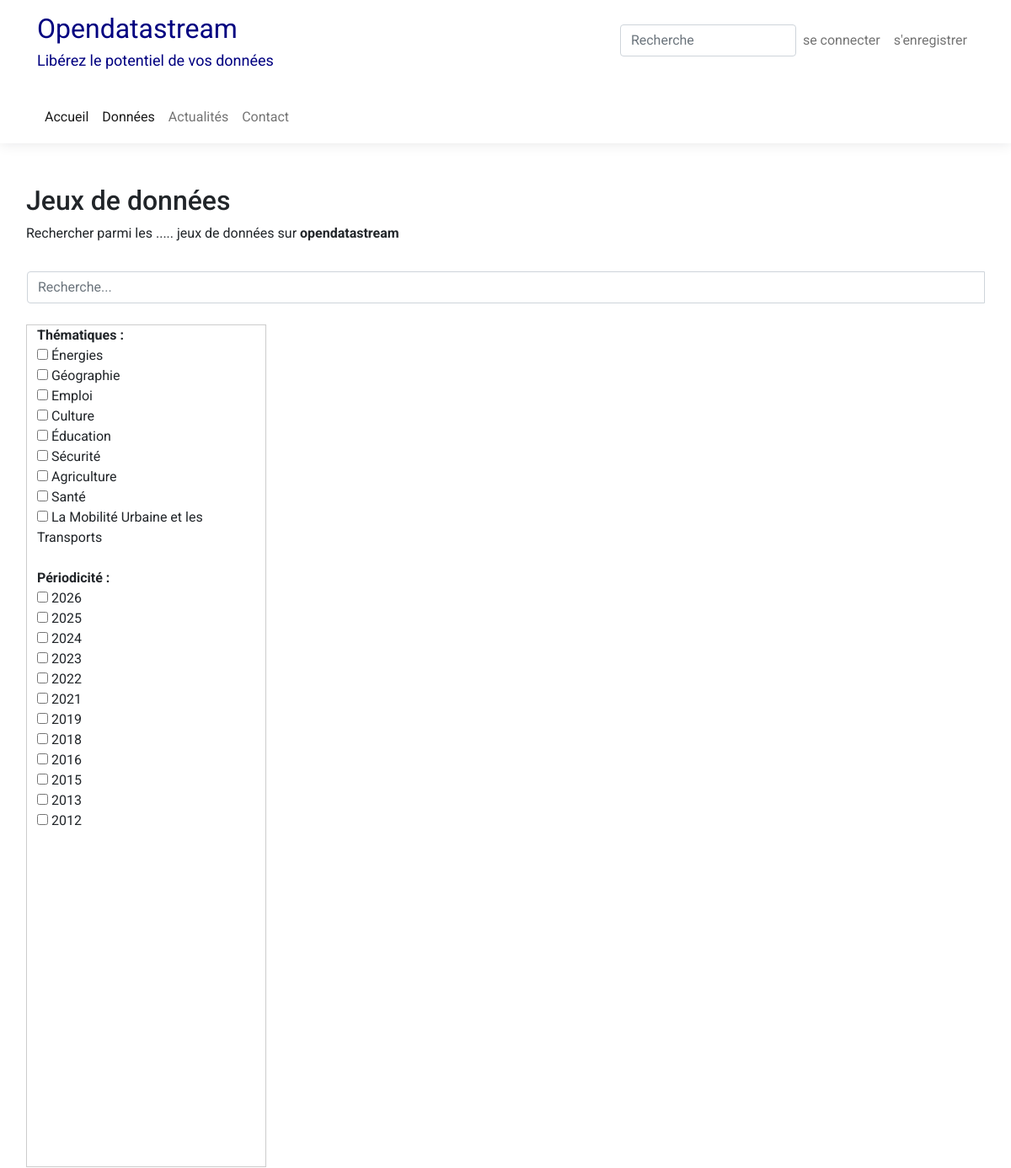
Before: /tables/ with the older database file.
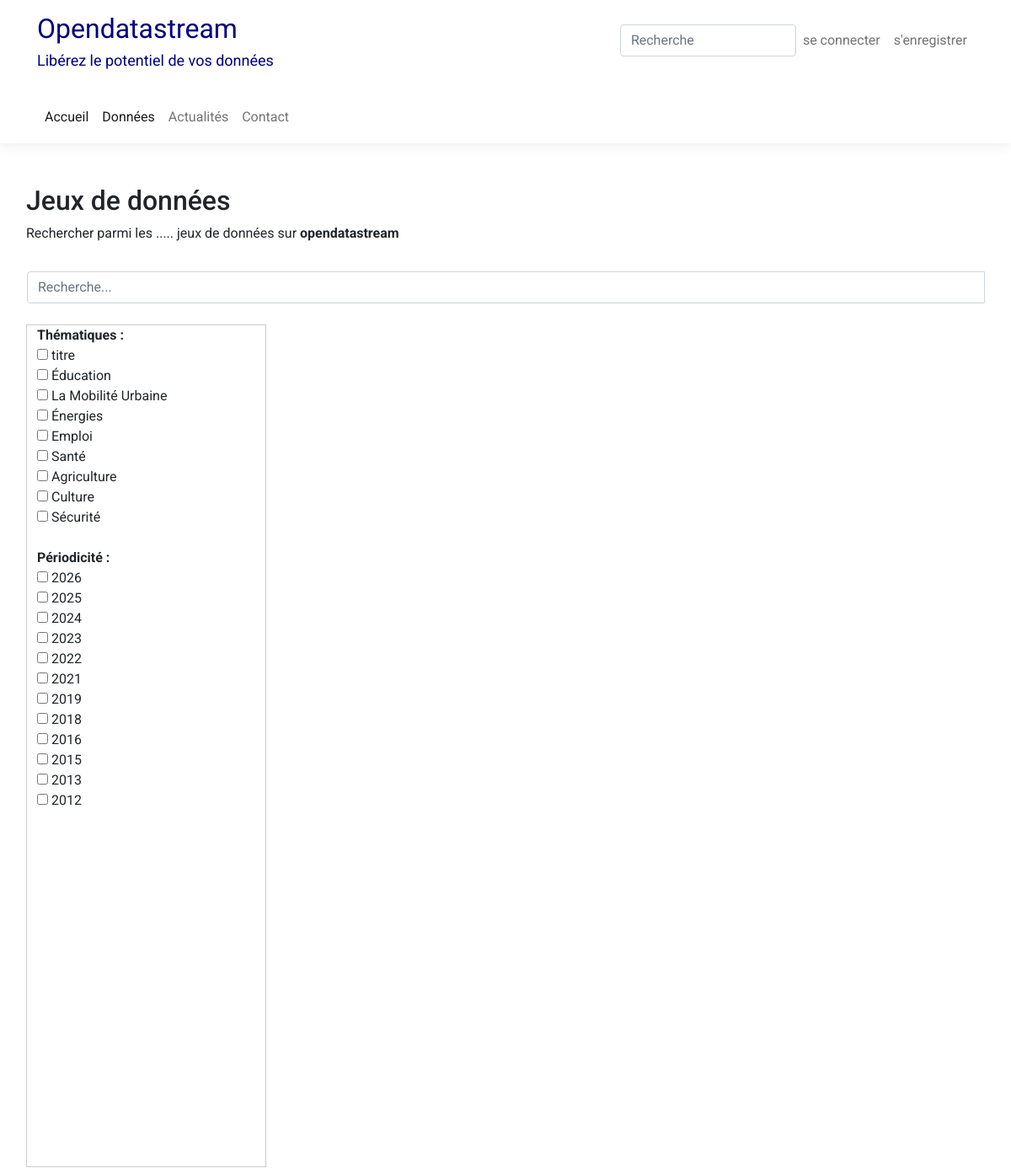
After: the same page with the newer database file.
### pages/models.py (models this page shows, shortened)
class Thematiques(models.Model):
    titre = models.CharField(max_length=200)
    description=models.TextField(blank=True)
    slug = models.SlugField(unique=True, blank=True)
    image = models.ImageField(upload_to="static/images",blank=True, null=True)
    date_ajout = models.DateTimeField(auto_now=True)
    class Meta:
        ordering = ['-date_ajout']

### pages/views.py (the view)
# urls.py: path('tables/', views.tables, name='tables'),
def tables(request):
    valeurs_uniques_themes = Thematiques.objects.values_list('titre', flat=True).distinct()
    valeurs_uniques_periodicite = SousThematique.objects.values_list('periodicite', flat=True).distinct().order_by('-periodicite')
    context = {
        "valeurs_uniques_themes": valeurs_uniques_themes,
        "valeurs_uniques_periodicite": valeurs_uniques_periodicite
    }
    return render(request, 'pages/tables.html', context)

### pages/templates/pages/tables.html (shortened to what this page needs)
{% extends 'base.html' %}
{% block content %}
<div class="container mt-5" style="border: 1px solid transparent;">
    <div class="row">
        <ul style="list-style:none;padding:0;">
            <li><h2>Jeux de données</h2></li>
            <li><p>Rechercher parmi les ..... jeux de données sur <strong>opendatastream</strong></p></li>
        </ul>
    </div>
    <div class="row mb-4">
        <form id="search-form" class="form-inline w-100" action="#" style="border:1px solid transparent;padding:0;">
            <div class="input-group w-100">
                <input id="recherche-input" class="form-control w-100" type="search" placeholder="Recherche..." name="search">
                <div class="input-group-append">
                    <button style="height:100%;display:flex;align-items:center;border:none;position: absolute; top: 50%; transform: translateY(-50%); right:0px;" class="btn btn-outline-secondary" type="submit">
                    </button>
                </div>
            </div>
        </form>
    </div>
<div class="row">
        <div class="col-md-3" style="border: 1px solid #ccc;min-height:1000px;">
<label><strong>Thématiques :</strong></label>
<div id="theme-checkboxes">
    {% for theme in valeurs_uniques_themes %}
        <label><input type="checkbox" name="thematique" value="{{ theme }}"> {{ theme }}</label><br>
    {% endfor %}
</div><br>
<label><strong>Périodicité :</strong></label>
<div id="periodicite-checkboxes">
    {% for periode in valeurs_uniques_periodicite %}
        <label><input type="checkbox" name="periodicite" value="{{ periode }}"> {{ periode }}</label><br>
    {% endfor %}
</div><br>
</div>
     <div class="col-md-9" style="padding-right:0;">
    </div>
</div>
{% endblock content %}

Changed rows visible on the page:
removed Thematiques: titre "Géographie"
added Thematiques: theme "titre"
changed Thematiques "Éducation": moves up the list
changed Thematiques: titre "La Mobilité Urbaine et les Transports" → "La Mobilité Urbaine"; moves up the list
changed Thematiques "Santé": moves up the list
changed Thematiques (number 7 of 9 on the later page): moves down the list
